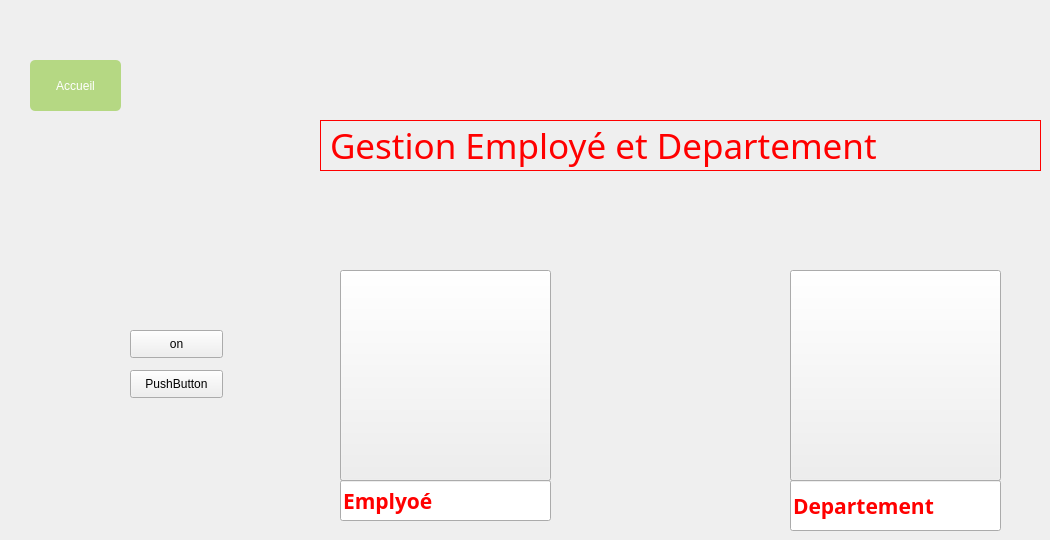
   <widget class="QWidget" name="page">
    <widget class="QPushButton" name="pushButton_2">
     <property name="geometry">
      <rect>
       <x>340</x>
       <y>270</y>
       <width>211</width>
       <height>211</height>
      </rect>
     </property>
     <property name="styleSheet">
      <string notr="true">background-image: url(:/res/img/employe copie.PNG);</string>
     </property>
     <property name="text">
      <string/>
     </property>
    </widget>
    <widget class="QLineEdit" name="lineEdit_4">
     <property name="geometry">
      <rect>
       <x>340</x>
       <y>480</y>
       <width>211</width>
       <height>41</height>
      </rect>
     </property>
     <property name="font">
      <font>
       <family>Rockwell Condensed</family>
       <pointsize>16</pointsize>
       <weight>75</weight>
       <bold>true</bold>
      </font>
     </property>
     <property name="styleSheet">
      <string notr="true">color: rgb(255, 0, 0);</string>
     </property>
     <property name="text">
      <string>Emplyoé</string>
     </property>
    </widget>
    <widget class="QPushButton" name="pushButton">
     <property name="geometry">
      <rect>
       <x>790</x>
       <y>270</y>
       <width>211</width>
       <height>211</height>
      </rect>
     </property>
     <property name="styleSheet">
      <string notr="true">background-image: url(:/res/img/depart copie.PNG);</string>
     </property>
     <property name="text">
      <string/>
     </property>
    </widget>
    <widget class="QLabel" name="label">
     <property name="geometry">
      <rect>
       <x>320</x>
       <y>120</y>
       <width>721</width>
       <height>51</height>
      </rect>
     </property>
     <property name="font">
      <font>
       <family>MV Boli</family>
       <pointsize>26</pointsize>
      </font>
     </property>
     <property name="styleSheet">
      <string notr="true">color: rgb(255, 0, 0);</string>
     </property>
     <property name="frameShape">
      <enum>QFrame::Box</enum>
     </property>
     <property name="text">
      <string>Gestion Employé et Departement</string>
     </property>
    </widget>
    <widget class="QLineEdit" name="lineEdit_3">
     <property name="geometry">
      <rect>
       <x>790</x>
       <y>480</y>
       <width>211</width>
       <height>51</height>
      </rect>
     </property>
     <property name="font">
      <font>
       <family>Rockwell Condensed</family>
       <pointsize>16</pointsize>
       <weight>75</weight>
       <bold>true</bold>
      </font>
     </property>
     <property name="styleSheet">
      <string notr="true">color: rgb(255, 0, 0);</string>
     </property>
     <property name="text">
      <string>Departement</string>
     </property>
    </widget>
    <widget class="QPushButton" name="pushButton_25">
     <property name="geometry">
      <rect>
       <x>30</x>
       <y>60</y>
       <width>91</width>
       <height>51</height>
      </rect>
     </property>
     <property name="styleSheet">
      <string notr="true">
QPushButton {
	
padding: 1px;
border-style: solid;
border: 2px solid gray;
border-radius: 8px;
background-color: rgb(181, 216, 131);
border:2px solid #000;
}
QPushButton {

     color: #fff !important;
text-transform: uppercase;
text-decoration: none;
background: #b5d883;
padding: 20px;
border-radius: 5px;
display: inline-block;
border: none;
transition: all 0.4s ease 0s;
 }
 QPushButton:hover {
background-image: url(:/image/Nouveau dossier/check-mark.png);
     background: #f68623;
letter-spacing: 1px;
-webkit-box-shadow: 0px 5px 40px -10px rgba(0,0,0,0.55);
-moz-box-shadow: 0px 5px 40px -10px rgba(0,0,0,0.55);
box-shadow: 5px 40px -10px rgba(0,0,0,0.55);
transition: all 0.4s ease 0s;
 }</string>
     </property>
     <property name="text">
      <string>Accueil</string>
     </property>
    </widget>
    <widget class="QPushButton" name="pushButton_34">
     <property name="geometry">
      <rect>
       <x>130</x>
       <y>330</y>
       <width>93</width>
       <height>28</height>
      </rect>
     </property>
     <property name="text">
      <string>on</string>
     </property>
    </widget>
    <widget class="QPushButton" name="pushButton_35">
     <property name="geometry">
      <rect>
       <x>130</x>
       <y>370</y>
       <width>93</width>
       <height>28</height>
      </rect>
     </property>
     <property name="text">
      <string>PushButton</string>
     </property>
    </widget>
   </widget>
